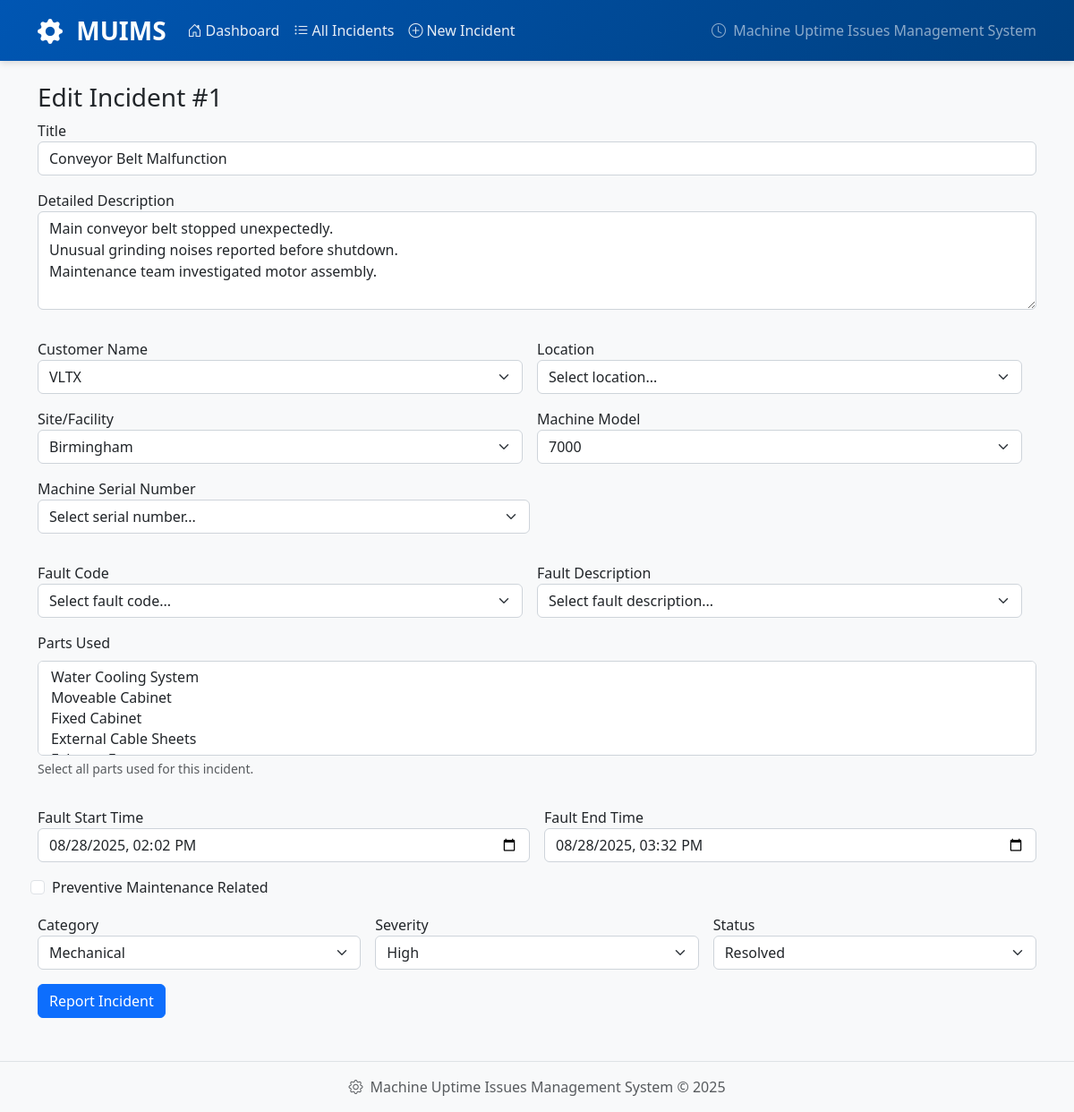
The app's page /incident/1/edit with its own data.
### app/models.py (models this page shows, shortened)
class Incident(db.Model):
    id = db.Column(db.Integer, primary_key=True)
    title = db.Column(db.String(140), nullable=False)
    description = db.Column(db.Text)
    customer_name = db.Column(db.String(100))      # "Customer Name"
    site_name = db.Column(db.String(150))          # "Site/Facility Name"
    location = db.Column(db.String(100))           # "Location"
    machine_model = db.Column(db.String(150))      # rename of Equipment -> Machine Model
    machine_serial = db.Column(db.String(150))     # "Machine Serial Number"
    fault = db.Column(db.String(255))              # "Fault"
    fault_code = db.Column(db.String(20))          # "Fault Code"
    start_time = db.Column(db.DateTime(timezone=True))            # "Start Time"
    end_time = db.Column(db.DateTime(timezone=True))              # "End Time"
    preventive_maintenance = db.Column(db.Boolean, default=False)
    parts_used = db.Column(db.Text, nullable=True)
    category = db.Column(db.String(50), default="mechanical")
    severity = db.Column(db.String(20), default="Medium")
    status = db.Column(db.String(20), default="Open")
    created_at = db.Column(db.DateTime(timezone=True), server_default=func.now(), nullable=False)

### app/routes.py (the view, shortened to what this page needs)
@main.route("/incident/<int:id>/edit", methods=["GET", "POST"], endpoint="incident_edit")
def incident_edit(id):
    i = Incident.query.get_or_404(id)
    form = IncidentForm()
    customer_map = {
        "customers": ["VLTX", "Bol", "Bank Muscat", "TransG"],
        "sites": {
            "VLTX": ["Birmingham","London Kings Cross","Tonbridge","Bristol","Woolston","Kilmarnock","Washington"],
            "Bol": ["Wolverhampton","Northampton","Portsmouth","Reading","Swindon","Oxford","Milton Keynes"],
            "Bank Muscat": ["Muscat","Nizwa","Sur","Sohar","Khasab","Ibra","Rustaq"],
            "TransG": ["Manchester","Liverpool","Preston","Bolton","Blackburn","Wigan","Salford"]
        },
        "locations": {
            "VLTX": ["Production Floor","Warehouse","Office Area","Loading Bay"],
            "Bol": ["Assembly Line","Quality Control","Maintenance Shop","Storage"],
            "Bank Muscat": ["Banking Hall","ATM Area","Server Room","Office"],
            "TransG": ["Dispatch Center","Vehicle Bay","Parts Store","Admin Office"]
        },
        "models": {
            "VLTX": ["7000","V-Series","X-Pro"],
            "Bol": ["7000","V-Series","Industrial-5000"],
            "Bank Muscat": ["Security-2000","7000","Compact-300"],
            "TransG": ["Heavy-Duty-8000","7000","Fleet-Manager"]
        }
    }
    FAULT_MAP = {
        "E001": "Motor overheating detected",
        "E002": "Hydraulic pressure loss",
        "E003": "Sensor calibration error",
        "E004": "Communication timeout",
        "E005": "Emergency stop activated",
        "W001": "Low fluid level warning",
        "W002": "Filter replacement due",
        "W003": "Scheduled maintenance required"
    }
    SITE_SERIAL_MAP = {
        "Birmingham": [
            ("BIRM27", "7000"),
            ("BIRM30", "7000"),
            ("BIRM35", "7000"),
            ("BIRMV01", "V-Series"),
            ("BIRMV05", "V-Series"),
        ],
        "Bristol": [
            ("BRIS28", "7000"),
            ("BRIS31", "7000"),
            ("BRISV02", "V-Series"),
        ],
        "London Kings Cross": [
            ("LKC40", "7000"),
            ("LKC45", "7000"),
            ("LKCX01", "X-Pro"),
        ],
        "Wolverhampton": [
            ("WOLV12", "7000"),
            ("WOLV15", "Industrial-5000"),
            ("WOLV18", "V-Series"),
        ],
        "Northampton": [
            ("NORT22", "7000"),
            ("NORT25", "Industrial-5000"),
        ],
        "Muscat": [
            ("MUS001", "Security-2000"),
            ("MUS002", "7000"),
            ("MUS003", "Compact-300"),
        ],
        "Manchester": [
            ("MAN100", "Heavy-Duty-8000"),
            ("MAN101", "7000"),
            ("MAN102", "Fleet-Manager"),
        ]
    }
    form.customer_name.choices = [('', 'Select customer...')] + [(c, c) for c in customer_map["customers"]]
    form.site_name.choices = [('', 'Select site...')]
    form.location.choices = [('', 'Select location...')]
    form.machine_model.choices = [('', 'Select model...')]
    form.machine_serial.choices = [('', 'Select serial...')]
    form.fault_code.choices = [('', 'Select fault code...')] + [(code, code) for code in FAULT_MAP.keys()]
    form.fault.choices = [('', 'Select fault description...')]
    if request.method == 'GET':
        form.title.data = i.title
        form.description.data = i.description
        form.customer_name.data = i.customer_name
        form.site_name.data = i.site_name
        form.location.data = i.location
        form.machine_model.data = i.machine_model
        form.machine_serial.data = i.machine_serial
        form.fault_code.data = i.fault_code
        form.fault.data = i.fault
        form.start_time.data = i.start_time
        form.end_time.data = i.end_time
        form.preventive_maintenance.data = i.preventive_maintenance
        form.parts_used.data = i.parts_used.split(", ") if i.parts_used else []
        form.category.data = i.category
        form.severity.data = i.severity
        form.status.data = i.status
        if i.customer_name:
            form.site_name.choices = [('', 'Select site...')] + [(s, s) for s in customer_map["sites"].get(i.customer_name, [])]
            form.location.choices = [('', 'Select location...')] + [(l, l) for l in customer_map["locations"].get(i.customer_name, [])]
            form.machine_model.choices = [('', 'Select model...')] + [(m, m) for m in customer_map["models"].get(i.customer_name, [])]
        if i.site_name:
            pairs = SITE_SERIAL_MAP.get(i.site_name, [])
            serials = [s for (s, _m) in pairs]
            form.machine_serial.choices = [('', 'Select serial...')] + [(s, s) for s in serials]
        if i.fault_code and i.fault_code in FAULT_MAP:
            form.fault.choices = [('', 'Select fault description...'), (FAULT_MAP[i.fault_code], FAULT_MAP[i.fault_code])]
    return render_template("incident_form.html", form=form, is_edit=True, incident=i,
                          customer_map=json.dumps(customer_map),
                          fault_map=json.dumps(FAULT_MAP),
                          site_serial_map=json.dumps(SITE_SERIAL_MAP))

### app/forms.py (called while the page is built)
def get_rounded_now():
    now = datetime.now()
    return now.replace(second=0, microsecond=0)

### app/templates/incident_form.html (shortened to what this page needs)
{% extends "base.html" %}
{% block content %}
{% if is_edit %}
<h3>Edit Incident #{{ incident.id }}</h3>
{% else %}
<h3>Report New Incident</h3>
{% endif %}
<form method="post" class="row g-3">
  <div class="col-12">{{ form.title.label }} {{ form.title(class="form-control") }}</div>
  <div class="col-12">{{ form.description.label }} {{ form.description(class="form-control", rows=4) }}</div>
  <div class="row g-3">
    <div class="col-md-6">
      {{ form.customer_name.label }}
      {{ form.customer_name(class="form-select", id="customer", required=true) }}
    </div>
    <div class="col-md-6">
      {{ form.location.label }}
      {{ form.location(class="form-select", id="location") }}
    </div>
    <div class="col-md-6">
      {{ form.site_name.label }}
      {{ form.site_name(class="form-select", id="site") }}
    </div>
    <div class="col-md-6">
      {{ form.machine_model.label }}
      {{ form.machine_model(class="form-select", id="model") }}
    </div>
  </div>
  <div class="col-md-6">
    {{ form.machine_serial.label }}
    {{ form.machine_serial(class="form-select", id="serial") }}
  </div>
  <div class="row g-3">
    <div class="col-md-6">
      {{ form.fault_code.label }}
      {{ form.fault_code(class="form-select", id="fault_code") }}
    </div>
    <div class="col-md-6">
      {{ form.fault.label }}
      {{ form.fault(class="form-select", id="fault_desc") }}
    </div>
  </div>
  <div class="mb-3">
    <label class="form-label">Parts Used</label>
    {{ form.parts_used(class="form-select", multiple=True) }}
    <div class="form-text">Select all parts used for this incident.</div>
  </div>
  <div class="col-md-6">{{ form.start_time.label }} {{ form.start_time(class="form-control", type="datetime-local") }}</div>
  <div class="col-md-6">{{ form.end_time.label }} {{ form.end_time(class="form-control", type="datetime-local") }}</div>
  <div class="col-12 form-check">{{ form.preventive_maintenance(class="form-check-input") }} {{ form.preventive_maintenance.label(class="form-check-label") }}</div>
  <div class="col-md-4">{{ form.category.label }} {{ form.category(class="form-select") }}</div>
  <div class="col-md-4">{{ form.severity.label }} {{ form.severity(class="form-select") }}</div>
  <div class="col-md-4">{{ form.status.label }} {{ form.status(class="form-select") }}</div>
  <div class="col-12">{{ form.submit(class="btn btn-primary") }}</div>
</form>
{% endblock %}

### app/static/styles.css (style rules this page uses)
:root { --primary-color: #0d6efd; --success-color: #198754; --warning-color: #ffc107; --danger-color: #dc3545; --info-color: #0dcaf0; --light-color: #f8f9fa; --dark-color: #212529; }
body { font-family: 'Segoe UI', Tahoma, Geneva, Verdana, sans-serif; background-color: #f8f9fa; }
.btn { border-radius: 6px; font-weight: 500; transition: all 0.2s ease-in-out; }
.form-control, .form-select { border-radius: 0.375rem; border: 1px solid #ced4da; transition: border-color 0.15s ease-in-out, box-shadow 0.15s ease-in-out; }
.form-label { color: var(--dark-color); margin-bottom: 0.5rem; }

### records on screen
Incident: id "1", title "Conveyor Belt Malfunction", description "Main conveyor belt stopped unexpectedly. Unusual grinding noises reported before shutdown. Maintenance team investigated motor assembly.", customer_name "VLTX", location "Select location...", site_name "Birmingham", machine_model "7000", machine_serial "Select serial number...", fault_code "Select fault code...", fault "Select fault description...", parts_used "Water Cooling System / Moveable Cabinet / Fixed Cabinet / External Cable Sheets", start_time "08/28/2025 14:02", end_time "08/28/2025 15:32", category "Mechanical", severity "High", status "Resolved"
